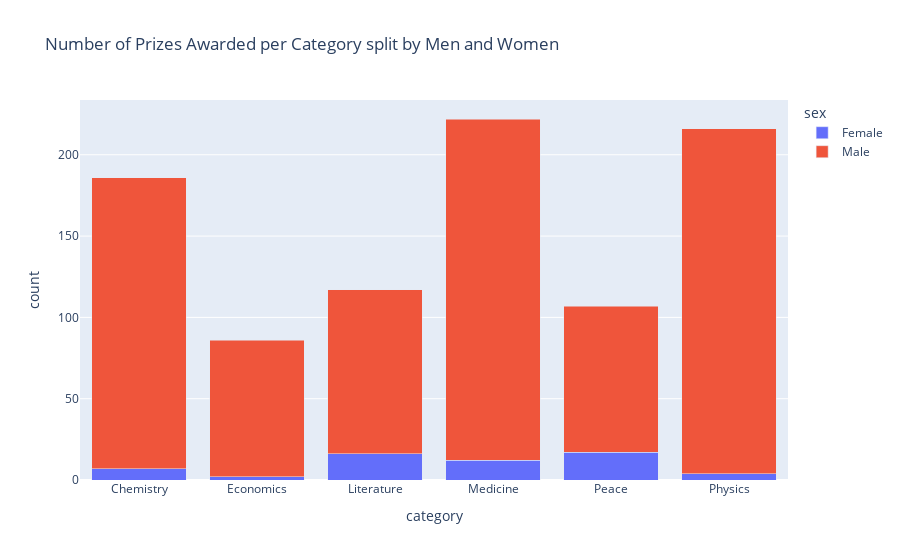

Here is the notebook cell this chart was saved with:
### Markdown cell above
# Male and Female Winners by Category

**Challenge**: Create a [plotly bar chart](https://plotly.com/python/bar-charts/) that shows the split between men and women by category. 
* Hover over the bar chart. How many prizes went to women in Literature compared to Physics?

<img src=https://i.imgur.com/od8TfOp.png width=650>

### Code cell
import plotly.express as px

# .dropna removes null values
gender_category_counts = df_data.dropna(subset=['sex'])

# use size() instead of .value_counts() since there are multiple columns
grouped = gender_category_counts.groupby(['category', 'sex']).size().reset_index(name='count')

# Plot as a stacked bar chart
fig = px.bar(
    grouped,
    x='category',
    y='count',
    color='sex',
    barmode='stack',
    title='Number of Prizes Awarded per Category split by Men and Women'
)

fig.show()

### Figure 1 — Plotly figure (JSON) as saved in the notebook; plotly's stock layout.template omitted (floating-point values rounded to 4 significant figures)
{"data": [{"hovertemplate": "sex=Female<br>category=%{x}<br>count=%{y}<extra></extra>", "legendgroup": "Female", "marker": {"color": "#636efa", "pattern": {"shape": ""}}, "name": "Female", "orientation": "v", "showlegend": true, "textposition": "auto", "type": "bar", "x": ["Chemistry", "Economics", "Literature", "Medicine", "Peace", "Physics"], "xaxis": "x", "y": [7, 2, 16, 12, 17, 4], "yaxis": "y"}, {"hovertemplate": "sex=Male<br>category=%{x}<br>count=%{y}<extra></extra>", "legendgroup": "Male", "marker": {"color": "#EF553B", "pattern": {"shape": ""}}, "name": "Male", "orientation": "v", "showlegend": true, "textposition": "auto", "type": "bar", "x": ["Chemistry", "Economics", "Literature", "Medicine", "Peace", "Physics"], "xaxis": "x", "y": [179, 84, 101, 210, 90, 212], "yaxis": "y"}], "layout": {"barmode": "stack", "legend": {"title": {"text": "sex"}, "tracegroupgap": 0}, "title": {"text": "Number of Prizes Awarded per Category split by Men and Women"}, "xaxis": {"anchor": "y", "domain": [0, 1], "title": {"text": "category"}}, "yaxis": {"anchor": "x", "domain": [0, 1], "title": {"text": "count"}}}}
